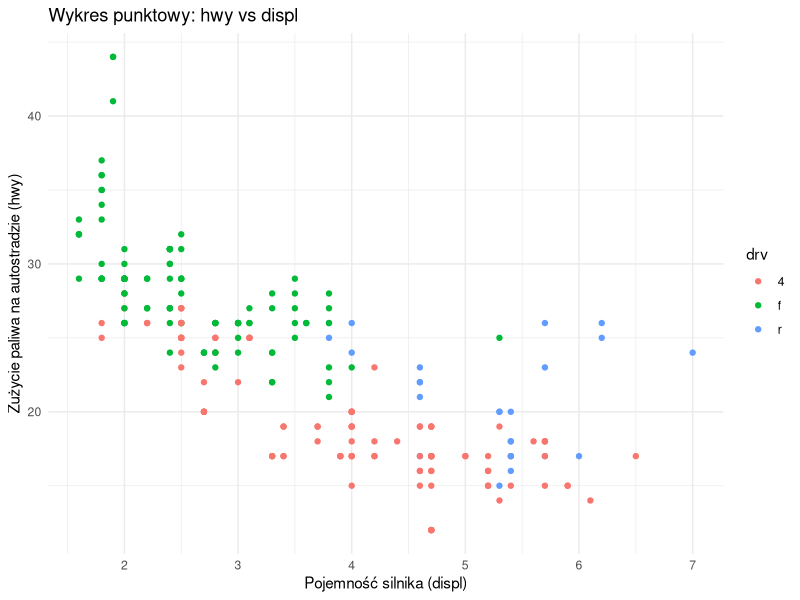

This chart was generated by the following R code:
## ---- chunk 1
knitr::opts_chunk$set(echo = TRUE)
## ---- chunk 2
library(tidyverse)
ggplot(mpg, aes(x = displ, y = hwy, color = drv)) +
  geom_point() +
  labs(title = "Wykres punktowy: hwy vs displ", x = "Pojemność silnika (displ)", y = "Zużycie paliwa na autostradzie (hwy)") +
  theme_minimal()
